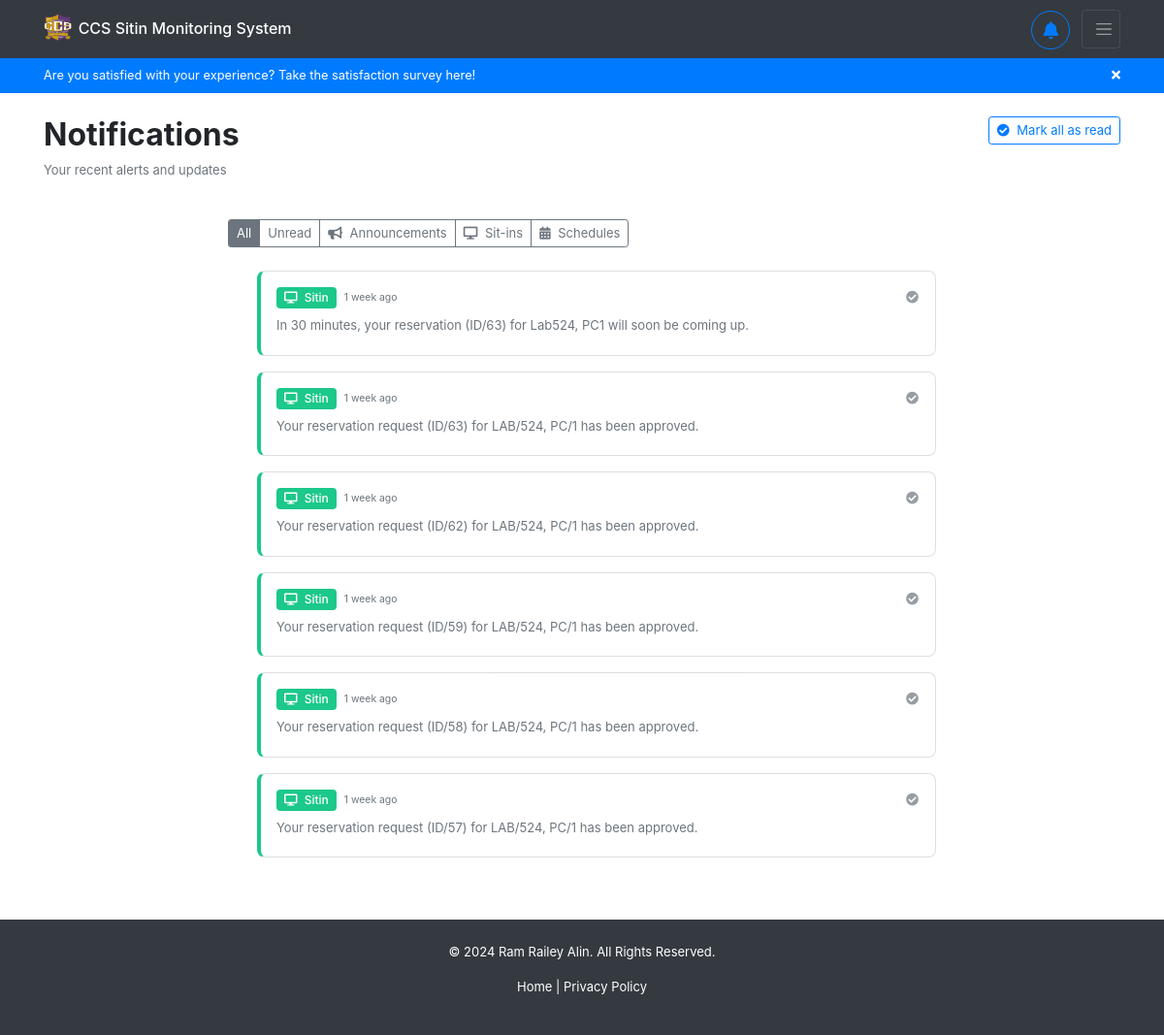
Before: /notifications/ (signed in) with the older database file.
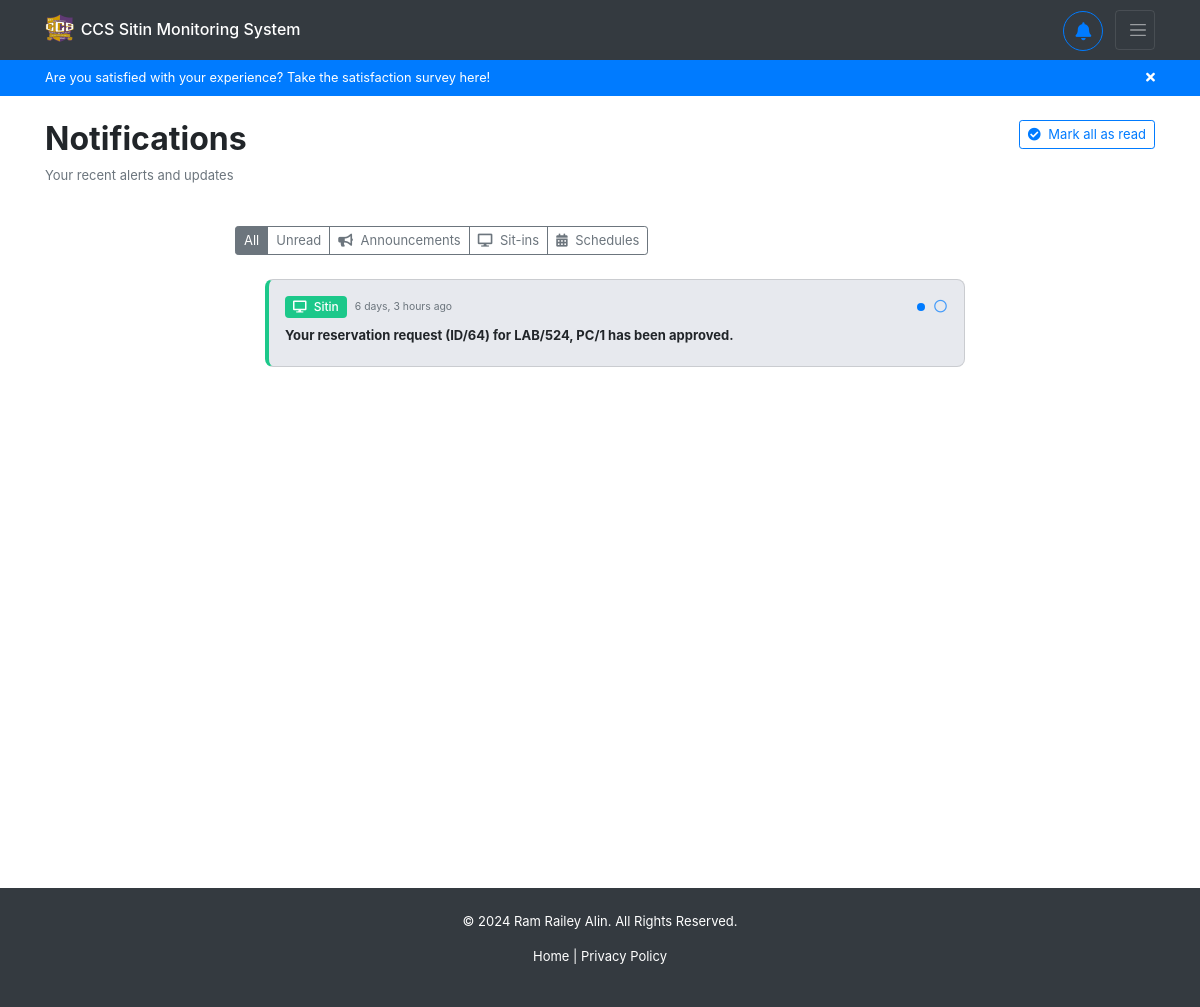
After: the same page with the newer database file.
### notifications/models.py (models this page shows)
class Notification(models.Model):
    badge_type = models.CharField(max_length=50, null=True, blank=True)
    message = models.TextField(null=True, blank=True)
    url = models.URLField(null=True, blank=True)
    timestamp = models.DateTimeField(auto_now_add=True)
    is_read = models.BooleanField(default=False)
    user = models.ForeignKey(User, on_delete=models.CASCADE)

### notifications/views.py (the view)
# urls.py: path('notifications/', include('notifications.urls')),
def notifications(request):
    notifications = Notification.objects.filter(user=request.user).order_by('-timestamp')
    return render(request, 'notifications/notifications.html', context={ 'notifications': notifications })

### notifications/templates/notifications/notifications.html (shortened to what this page needs)
{% extends 'backend/base.html' %}
{% block content %}
<div class="container mt-4" id="notifications-div">
    <div class="row mb-4">
        <div class="col">
            <h2 class="font-weight-bold">Notifications</h2>
            <p class="text-muted">Your recent alerts and updates</p>
        </div>
        <div class="col-auto">
            <button class="btn btn-outline-primary btn-sm" id="mark-all-read">
                <i class="fas fa-check-circle mr-1"></i> Mark all as read
            </button>
        </div>
    </div>
    <div class="row">
        <div class="col-md-8 mx-auto">
            <div class="d-flex mb-4">
                <div class="btn-group btn-group-sm" role="group">
                    <button type="button" class="btn btn-outline-secondary active" data-filter="all">All</button>
                    <button type="button" class="btn btn-outline-secondary" data-filter="unread">Unread</button>
                    <button type="button" class="btn btn-outline-secondary" data-filter="announcement">
                        <i class="fas fa-bullhorn mr-1"></i> Announcements
                    </button>
                    <button type="button" class="btn btn-outline-secondary" data-filter="sitin">
                        <i class="fas fa-desktop mr-1"></i> Sit-ins
                    </button>
                    <button type="button" class="btn btn-outline-secondary" data-filter="schedule">
                        <i class="fas fa-calendar-alt mr-1"></i> Schedules
                    </button>
                </div>
            </div>
            <ul class="notification-list list-unstyled">
                {% for notification in notifications %}
                <li class="mb-3 position-relative">
                    <div class="card shadow-sm border-left-4
                        {% if notification.badge_type == 'announcement' %}border-left-announcement
                        {% elif notification.badge_type == 'sitin' %}border-left-sitin
                        {% elif notification.badge_type == 'schedule' %}border-left-schedule
                        {% else %}border-left-default{% endif %}
                        notification-card {% if not notification.is_read %}unread-notification{% endif %}"
                        data-type="{{ notification.badge_type }}"
                        data-read="{{ notification.is_read|yesno:'true,false' }}"
                        data-id="{{ notification.id }}">
                        <div class="card-body p-3">
                            <div class="d-flex justify-content-between align-items-start">
                                <div class="d-flex align-items-center">
                                    <span class="badge
                                        {% if notification.badge_type == 'announcement' %}badge-announcement
                                        {% elif notification.badge_type == 'sitin' %}badge-sitin
                                        {% elif notification.badge_type == 'schedule' %}badge-schedule
                                        {% else %}badge-secondary{% endif %} mr-2">
                                        <i class="fas
                                            {% if notification.badge_type == 'announcement' %}fa-bullhorn
                                            {% elif notification.badge_type == 'sitin' %}fa-desktop
                                            {% elif notification.badge_type == 'schedule' %}fa-calendar-alt
                                            {% else %}fa-bell{% endif %} mr-1"></i>
                                        {{ notification.badge_type|title }}
                                    </span>
                                    <small class="text-muted">{{ notification.timestamp|timesince }} ago</small>
                                </div>
                                <div class="d-flex align-items-center">
                                    {% if not notification.is_read %}
                                    <span class="unread-indicator bg-primary rounded-circle mr-2"></span>
                                    {% endif %}
                                    <button class="btn btn-link text-dark mark-read-btn p-0" title="{% if notification.is_read %}Mark as unread{% else %}Mark as read{% endif %}">
                                        <i class="{% if notification.is_read %}fas fa-check-circle text-muted{% else %}far fa-circle text-primary{% endif %}"></i>
                                    </button>
                                </div>
                            </div>
                            <p class="mt-2 mb-1 {% if not notification.is_read %}font-weight-bold{% else %}text-muted{% endif %}">
                                {{ notification.message }}
                            </p>
                        </div>
                    </div>
                </li>
                {% empty %}
                <li class="text-center py-4">
                    <i class="far fa-bell fa-3x text-muted mb-3"></i>
                    <p class="text-muted">No notifications yet</p>
                </li>
                {% endfor %}
            </ul>
        </div>
    </div>
</div>
{% endblock %}

### backend/templates/backend/base.html (shortened to what this page needs)
{% load static %}
<!DOCTYPE html>
<html>
<head>
    <link href="https://cdnjs.cloudflare.com/ajax/libs/font-awesome/5.15.3/css/all.min.css" rel="stylesheet">
    <link rel="stylesheet" href="https://cdn.jsdelivr.net/npm/bootstrap@4.0.0/dist/css/bootstrap.min.css">
    <link rel="stylesheet" href="{% static 'backend/css/styles.css' %}">
</head>
<body>
    {% include 'backend/header.html' %}
    <main>
        {% block content %}
        {% endblock content %}
    </main>
    <footer class="bg-dark text-white text-center py-4 mt-5">
        <div class="container" style="font-size: small;">
            <p>&copy; 2024 Ram Railey Alin. All Rights Reserved.</p>
            <p>
                <a href="#" class="text-white">Home</a> |
                <a href="#" class="text-white">Privacy Policy</a>
            </p>
        </div>
    </footer>
</body>
</html>

### backend/templates/backend/header.html (shortened to what this page needs)
{% load static %}
<header>
    <nav class="navbar navbar-dark bg-dark">
        <div class="container">
            <a href="{% url 'user-home' %}" class="navbar-brand">
                <img src="{% static 'backend/images/ccs_logo_3.png' %}" alt="logo" width="30" height="30" class="d-inline-block align-top">
                <h6 class="hover-antiquewhite" style="display: inline-block;">CCS Sitin Monitoring System</h6>
            </a>
            <div>
                {% if user.is_authenticated %}
                    <div class="dropdown d-inline-block mr-2">
                        <button class="btn btn-outline-primary rounded-circle dropdown-toggle"
                                style="width: 40px; height: 40px; font-size: large;"
                                id="notificationDropdown"
                                data-toggle="dropdown"
                                aria-haspopup="true"
                                aria-expanded="false"
                                onclick="closeNavbar()">
                            <i class="fas fa-bell"></i>
                        </button>
                    </div>
                {% endif %}
                <button class="navbar-toggler"
                        style="width: 40px; height: 40px;"
                        type="button"
                        data-toggle="collapse"
                        data-target="#navbarNav"
                        aria-controls="navbarNav"
                        aria-expanded="false"
                        aria-label="Toggle navigation"
                        onclick="closeNotifications()">
                    <span class="navbar-toggler-icon" style="width: 20px;"></span>
                </button>
            </div>
        </div>
    </nav>
    {% url 'user-survey' as survey_url %}
    {% if request.get_full_path != survey_url and request.user.sitinsurvey.status == 'not taken' %}
    <div class="bg-primary p-2 text-white small">
        <div class="container d-flex justify-content-between">
            <span>Are you satisfied with your experience? Take the
                <a href="{{ survey_url }}" class="text-white">satisfaction survey</a>
                here!
            </span>
            <button type="button" class="btn-ghost" onclick="this.parentElement.parentElement.remove();">
                <i class="fas fa-times text-white"></i>
            </button>
        </div>
    </div>
    {% endif %}
</header>

### backend/static/backend/css/styles.css (style rules this page uses)
* { box-sizing: border-box; padding: 0; margin: 0; }
html { scroll-behavior: smooth; }
li { text-decoration: none; }
main { min-height: 90vh; }
p { font-size: small; }
button { font-size: small; }
.btn { font-size: small; }
ul { font-size: small; margin-left: 30px; }

### backend/templates/backend/header.html (style rules this page uses)
.btn-ghost { background-color: transparent; border-width: 0; cursor: pointer; }
.dropdown-toggle::after { display: none !important; }

### notifications/templates/notifications/notifications.html (style rules this page uses)
#notifications-div .btn { font-size: small !important; }
.border-left-sitin { border-left-color: #1cc88a !important; }
.badge-sitin { background-color: #1cc88a; color: white; }
.unread-notification { background-color: rgba(28, 45, 94, 0.1); }
.unread-indicator { width: 8px; height: 8px; display: inline-block; }
.border-left-4 { border-left-width: 4px !important; }
.notification-card { transition: all 0.3s ease; border-radius: 8px; border-left-style: solid !important; }
.mark-read-btn { opacity: 0.7; transition: opacity 0.2s; }
.badge { font-weight: 500; padding: 5px 8px; font-size: 0.75rem; }

Changed rows visible on the page:
removed Notification: badge_type "Sitin", timestamp "1 week", is_read True (drawn), message "In 30 minutes, your reservation (ID/63) for Lab524, PC1 will soon be coming up."
removed Notification: badge_type "Sitin", timestamp "1 week", is_read True (drawn), message "Your reservation request (ID/63) for LAB/524, PC/1 has been approved."
removed Notification: badge_type "Sitin", timestamp "1 week", is_read True (drawn), message "Your reservation request (ID/62) for LAB/524, PC/1 has been approved."
removed Notification: badge_type "Sitin", timestamp "1 week", is_read True (drawn), message "Your reservation request (ID/59) for LAB/524, PC/1 has been approved."
removed Notification: badge_type "Sitin", timestamp "1 week", is_read True (drawn), message "Your reservation request (ID/58) for LAB/524, PC/1 has been approved."
removed Notification: badge_type "Sitin", timestamp "1 week", is_read True (drawn), message "Your reservation request (ID/57) for LAB/524, PC/1 has been approved."
added Notification: badge_type "Sitin", timestamp "6 days, 3 hours", is_read False (drawn), message "Your reservation request (ID/64) for LAB/524, PC/1 has been approved."
